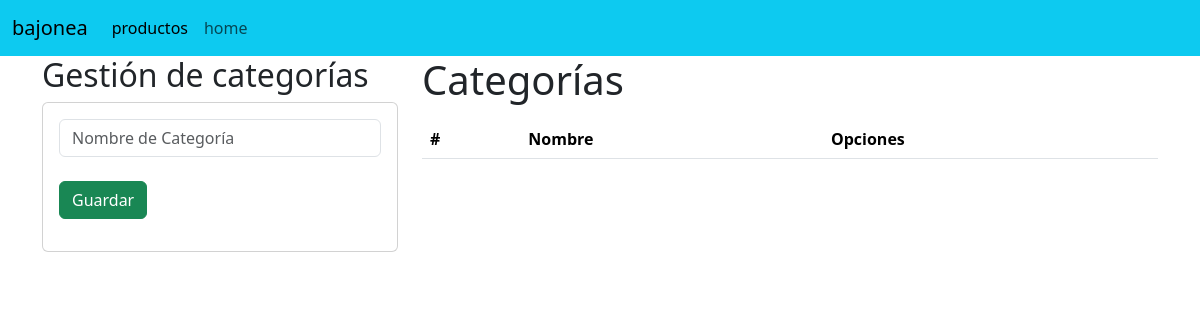
The app's page /categorias/, older data.
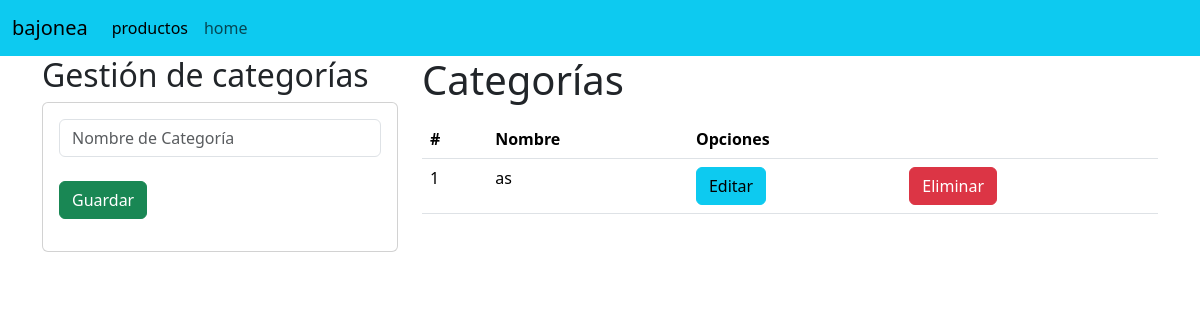
The same page, newer data.
### usuario/models.py (models this page shows, shortened)
class Categoría(models.Model):
    ID_Categoría = models.PositiveIntegerField(primary_key=True, unique=True, verbose_name='ID')
    Nombre_Catego = models.CharField(max_length=50)

### usuario/views.py (the view)
# urls.py: path('categorias/', CategoriaListView.as_view(), name='categoria_list'),
class CategoriaListView(ListView):
    model = Categoría
    template_name = 'categoria/categoria_list.html'
    context_object_name = 'categorias'

### usuario/templates/categoria/categoria_list.html (shortened to what this page needs)
{% extends "usuario/base.html" %}
{% block body %}
<div class="row">
    <div class="col-sm-12 col-md-6 col-lg-4 col-xl-4">
        <h2>Gestión de categorías</h2>
        <div class="card">
            <div class="card-body">
                <form action="{% url 'categoria_create' %}" method="POST">{% csrf_token %}
                    <div class="form-group">
                        <input type="text" id="Nombre_Catego" name="Nombre_Catego" class="form-control" placeholder="Nombre de Categoría" minlength="1" maxlength="50" required>
                    </div>
                    <br>
                    <div class="form-group">
                        <button type="submit" class="btn btn-success btn-block text-white">Guardar</button>
                    </div>
                </form>
            </div>
        </div>
    </div>
    <div class="col-sm-12 col-md-6 col-lg-8 col-xl-8">
        <h1>Categorías</h1>
        <div class="table-responsive py-2">
            <table class="table table-responsive">
                <thead>
                    <tr>
                        <th>#</th>
                        <th>Nombre</th>
                        <th colspan="2">Opciones</th>
                    </tr>
                </thead>
                <tbody>
                    {% for c in categorias %}
                    <tr>
                        <td>{{ forloop.counter }}</td>
                        <td>{{ c.Nombre_Catego }}</td>
                        <td><a href="{% url 'categoria_update' c.pk %}" class="btn btn-info">Editar</a></td>
                        <td><a href="{% url 'categoria_delete' c.pk %}" class="btn btn-danger btnEliminacion">Eliminar</a></td>
                    </tr>
                    {% endfor %}
                </tbody>
            </table>
        </div>
    </div>
</div>
{% endblock %}

Row changes from the older to the newer data that the page shows:
added Categoría: Nombre_Catego "as"
